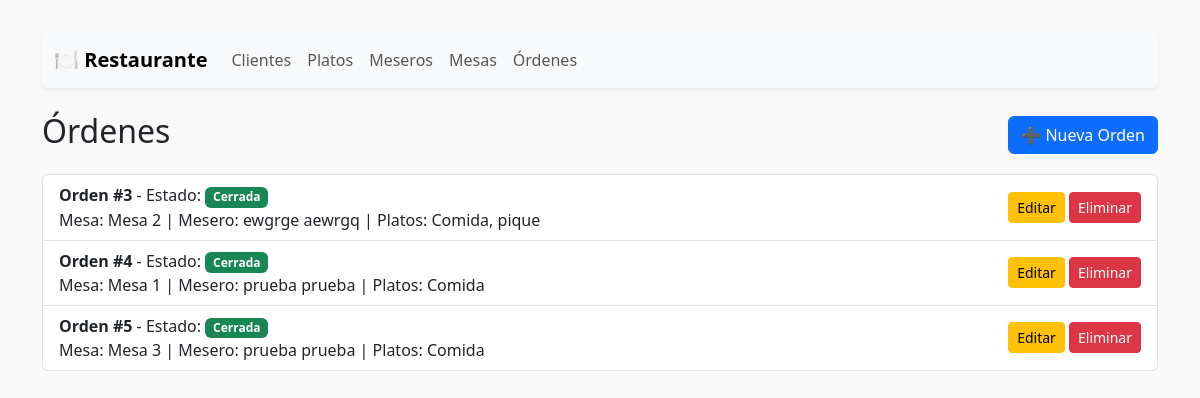
The app's page /ordenes/, older data.
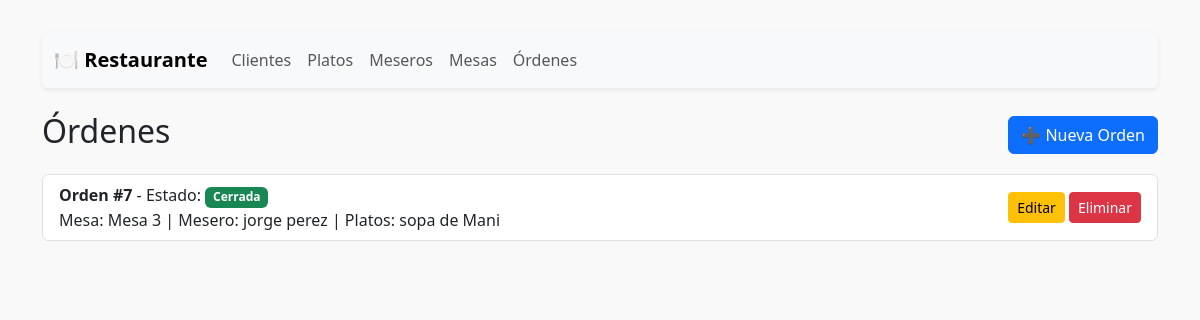
The same page, newer data.
### restaurante/models/orden.py (models this page shows, shortened)
class Orden(models.Model):
    ESTADO_CHOICES = (
        ('abierta', 'Abierta'),
        ('cerrada', 'Cerrada'),
    )
    platos = models.ManyToManyField(Plato)
    mesero = models.ForeignKey(Mesero, on_delete=models.SET_NULL, null=True)
    mesa = models.OneToOneField(Mesa, on_delete=models.SET_NULL, null=True)
    cliente = models.ForeignKey(Cliente, on_delete=models.SET_NULL, null=True, blank=True)
    estado = models.CharField(max_length=10, choices=ESTADO_CHOICES, default='abierta')
    fecha_hora = models.DateTimeField(auto_now_add=True)

### restaurante/models/mesa.py (models this page shows)
class Mesa(models.Model):
    numero = models.PositiveIntegerField(unique=True)
    def __str__(self):
        return f"Mesa {self.numero}"

### restaurante/models/mesero.py (models this page shows)
class Mesero(models.Model):
    nombre = models.CharField(max_length=100)
    apellido = models.CharField(max_length=100)
    telefono = models.CharField(max_length=15)
    def __str__(self):
        return f"{self.nombre} {self.apellido}"

### restaurante/models/plato.py (models this page shows, shortened)
class Plato(models.Model):
    nombre = models.CharField(max_length=100)
    descripcion = models.TextField()

### restaurante/views/orden_view.py (the view)
# urls.py: path('ordenes/', orden_view.orden_list, name='orden_list'),
def orden_list(request):
    ordenes = Orden.objects.all()
    return render(request, 'restaurante/orden/list.html', {'ordenes': ordenes})

### restaurante/templates/restaurante/orden/list.html
{% extends 'restaurante/base.html' %}
{% block content %}
  <div class="d-flex justify-content-between align-items-center mb-3">
    <h2>Órdenes</h2>
    <a href="{% url 'orden_create' %}" class="btn btn-primary">➕ Nueva Orden</a>
  </div>
  <ul class="list-group">
    {% for orden in ordenes %}
      <li class="list-group-item d-flex justify-content-between align-items-center">
        <div>
          <strong>Orden #{{ orden.id }}</strong> - Estado: <span class="badge bg-{{ orden.estado|yesno:'success,danger' }}">{{ orden.estado|title }}</span><br>
          Mesa: {{ orden.mesa }} |
          Mesero: {{ orden.mesero }} |
          Platos:
          {% for plato in orden.platos.all %}
            {{ plato.nombre }}{% if not forloop.last %}, {% endif %}
          {% endfor %}
        </div>
        <div>
          <a href="{% url 'orden_update' orden.pk %}" class="btn btn-sm btn-warning">Editar</a>
          <a href="{% url 'orden_delete' orden.pk %}" class="btn btn-sm btn-danger">Eliminar</a>
        </div>
      </li>
    {% empty %}
      <li class="list-group-item">No hay órdenes registradas.</li>
    {% endfor %}
  </ul>
{% endblock %}

Row changes from the older to the newer data that the page shows:
removed Orden: id "3", estado "Cerrada", mesa "Mesa 2", mesero "ewgrge aewrgq"
removed Plato: nombre "Comida"
no longer on this page (row edited): Plato: nombre "pique", shown under "3"
removed Orden: id "4", estado "Cerrada", mesa "Mesa 1", mesero "prueba prueba"
removed Orden: id "5", estado "Cerrada", mesa "Mesa 3", mesero "prueba prueba"
added Orden: id "7", estado "Cerrada", mesa "Mesa 3", mesero "jorge perez"
added Plato: nombre "sopa de Mani", shown under "7"
